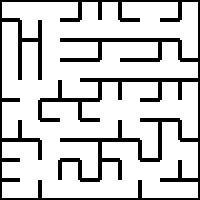
#> input picture MazerFinder/Finder/mazes/maze00.jpg, 200 x 200 px; its folder holds only this picture in this run
$ python finder.py
#> lines starting #> are read from the running program, lines starting #| are printed output that depends on the picture; after the words box and inside, x2 and y2 are one past the last pixel; in counts of white or black regions, pixels touching at a corner belong together
# Author List:		Om Rastogi
# Filename:			finder.py
# Functions:		readImage, solveMaze, blockwork
# Global variables:	CELL_SIZE


# Import necessary modules
# Do not import any other modules
import cv2
import numpy as np
import os


# To enhance the maze image
import image_enhancer


# Maze images in mazes folder have cell size of 20 pixels
# In my case I was able to get a fixes size for cells, for other cases one may have to do this dynamically
CELL_SIZE = 20


#def blockwork(img,coordinate)

def readImage(img_file_path):

	"""
	Purpose:
	---
	the function takes file path of original image as argument and returns it's binary form

	Input Arguments:
	---
	`img_file_path` :		[ str ]
		file path of image

	Returns:
	---
	`original_binary_img` :	[ numpy array ]
		binary form of the original image at img_file_path

	Example call:
	---
	original_binary_img = readImage(img_file_path)

	"""
	binary_img = None

	#############	Add your Code here	###############

	img = cv2.imread(img_file_path,0)
#> img is the input picture: shape (200, 200); min 0, max 255, mean 205.7
	ret,img = cv2.threshold(img,127,255,cv2.THRESH_BINARY)
#> img: shape (200, 200); 80.7% white; 1 black region, box (x1, y1, x2, y2) and area: (0, 0, 200, 200) 7720
	binary_img = img
	###################################################

	return binary_img


def solveMaze(original_binary_img, initial_point, final_point, no_cells_height, no_cells_width):

	"""
	Purpose:
	---
	the function takes binary form of original image, start and end point coordinates and solves the maze
	to return the list of coordinates of shortest path from initial_point to final_point

	Input Arguments:
	---
	`original_binary_img` :	[ numpy array ]
		binary form of the original image at img_file_path
	`initial_point` :		[ tuple ]
		start point coordinates
	`final_point` :			[ tuple ]
		end point coordinates
	`no_cells_height` :		[ int ]
		number of cells in height of maze image
	`no_cells_width` :		[ int ]
		number of cells in width of maze image

	Returns:
	---
	`shortestPath` :		[ list ]
		list of coordinates of shortest path from initial_point to final_point

	Example call:
	---
	shortestPath = solveMaze(original_binary_img, initial_point, final_point, no_cells_height, no_cells_width)

	"""

	shortestPath = []

	#############	Add your Code here	###############
	img = original_binary_img
	sp = []
	rec = [0]
	p = 0
	sp.append(list(initial_point))
	edgearray = []
	for i in range (no_cells_height):
		edgearray.append([])
		for j in range(no_cells_width):
			sz = [i,j]
			edge, block = blockwork(img, sz)
			edgearray[i].append(edge)

	edge= edgearray


	while True:
		h,w = sp[p][0],sp[p][1]
		if sp[-1]==list(final_point):
			break

		if edge[h][w] > 0:
			rec.append(len(sp))

		if edge[h][w]>999:
			edge[h][w] = edge[h][w]-1000
			h = h-1
			sp.append([h,w])
			edge[h][w] =edge[h][w]-100

			p = p+1
			continue

		if edge[h][w]>99:
			edge[h][w] =edge[h][w]-100
			h = h+1
			sp.append([h,w])
			edge[h][w] =edge[h][w]-1000
			p=p+1
			continue


		if edge[h][w]>9:
			edge[h][w] = edge[h][w]-10
			w = w-1
			sp.append([h,w])
			edge[h][w] = edge[h][w]-1
			p = p+1
			continue


		if edge[h][w]==1:
			edge[h][w] = edge[h][w]-1
			w = w+1
			sp.append([h,w])
			edge[h][w] = edge[h][w]-10
			p=p+1
			continue

		else:
			sp.pop()
			rec.pop()
			p = rec[-1]


	for i in sp:
		shortestPath.append(tuple(i))


	###################################################

	return shortestPath


#############	You can add other helper functions here		#############

def blockwork(img,coordinate):
#coordinate is a list consisting for dimension of block to be processesd
#coordinate = [y-axis, x-axis]
#the first block is coordinate = [0,0]
	size = CELL_SIZE
	h = CELL_SIZE*(coordinate[0]+1)
	w = CELL_SIZE*(coordinate[1]+1)
	h0= CELL_SIZE*coordinate[0]
	w0= CELL_SIZE*coordinate[1]

	block = img[h0:h,w0:w]

	up    = bool(block[0,int(size/2)]) *1000
	down  = bool(block[int(size-1),int(size/2)])*100
	left  = bool(block[int(size/2),0]) *10
	right = bool(block[int(size/2),int(size-1)])*1


#	edge = [up, down, left, right]
	edge = up+down+left+right

	# cv2.imshow('image',block)
	# cv2.waitKey(0)
	# cv2.destroyAllWindows()
	return edge, block

#########################################################################


# NOTE:	YOU ARE NOT ALLOWED TO MAKE ANY CHANGE TO THIS FUNCTION
#
# Function Name:	main
# Inputs:			None
# Outputs: 			None
# Purpose: 			the function first takes 'maze00.jpg' as input and solves the maze by calling readImage
# 					and solveMaze functions, it then asks the user whether to repeat the same on all maze images
# 					present in 'mazes' folder or not

if __name__ == '__main__':

	curr_dir_path = os.getcwd()
	img_dir_path = curr_dir_path + '/../mazes/'				# path to directory of 'mazes'

	file_num = 0
	img_file_path = img_dir_path + 'maze0' + str(file_num) + '.jpg'		# path to 'maze00.jpg' image file

	print('\n============================================')

	print('\nFor maze0' + str(file_num) + '.jpg')

	try:

		original_binary_img = readImage(img_file_path)
		height, width = original_binary_img.shape
#> height = 200; width = 200

	except AttributeError as attr_error:

		print('\n[ERROR] readImage function is not returning binary form of original image in expected format !\n')
		exit()

	no_cells_height = int(height/CELL_SIZE)							# number of cells in height of maze image
#> no_cells_height = 10
	no_cells_width = int(width/CELL_SIZE)							# number of cells in width of maze image
#> no_cells_width = 10
	initial_point = (0, 0)											# start point coordinates of maze
	final_point = ((no_cells_height-1),(no_cells_width-1))			# end point coordinates of maze
#> final_point = (9, 9)

	try:

		shortestPath = solveMaze(original_binary_img, initial_point, final_point, no_cells_height, no_cells_width)
#> the loop in solveMaze, `for i in range (no_cells_height):` made 10 passes
#> pass 1, in blockwork, `block = img[h0:h,w0:w]`:
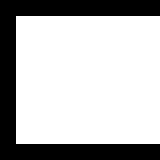
#> block: shape (20, 20) (shown 8 times larger); 72% white; 1 black region, box (x1, y1, x2, y2) and area: (0, 0, 20, 20) 112
#> pass 1, in blockwork (call 2), `block = img[h0:h,w0:w]`:
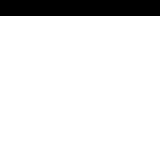
#> block: shape (20, 20) (shown 8 times larger); 90% white; 1 black region, box (x1, y1, x2, y2) and area: (0, 0, 20, 2) 40
#> pass 1, in blockwork (call 4), `block = img[h0:h,w0:w]`:
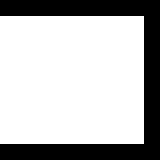
#> block: shape (20, 20) (shown 8 times larger); 72% white; 1 black region, box (x1, y1, x2, y2) and area: (0, 0, 20, 20) 112
#> pass 1, in blockwork (call 5), `block = img[h0:h,w0:w]`:
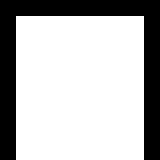
#> block: shape (20, 20) (shown 8 times larger); 72% white; 1 black region, box (x1, y1, x2, y2) and area: (0, 0, 20, 20) 112
#> the loop in solveMaze, `for i in sp:` made 23 passes
#> i on passes 1 to 12: [0, 0], [0, 1], [0, 2], [1, 2], [2, 2], [3, 2], [4, 2], [4, 1], [5, 1], [6, 1], [6, 2], [7, 2]

		if len(shortestPath) > 2:

#> (the run stopped early here; a loop or call above may not have finished)
